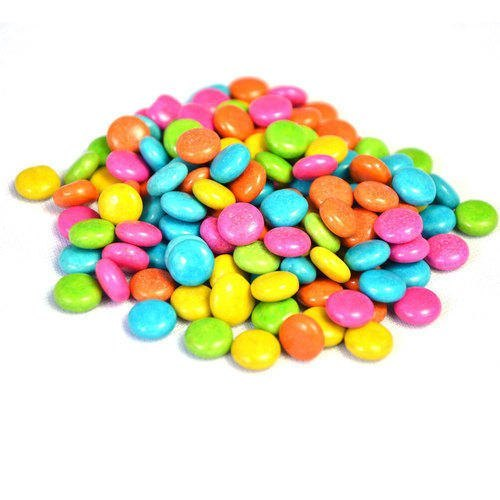
#> input picture images/chocolet.jpg, 500 x 500 px
$ jupyter execute Object_Detection_and_Object_Tracking_Using_HSV_Color_Space.ipynb   (text cells are left out)
#> lines starting #> are read from the running program, lines starting #| are printed output that depends on the picture; after the words box and inside, x2 and y2 are one past the last pixel; in counts of white or black regions, pixels touching at a corner belong together
[cell 1]
import numpy as np
import cv2 as cv

[cell 2]
def nothing(x):
    pass

cv.namedWindow("Tracking")
cv.createTrackbar("LH", "Tracking", 0, 255, nothing)
#> slider 'LH' is set to 51
cv.createTrackbar("LS", "Tracking", 0, 255, nothing)
#> slider 'LS' is set to 51
cv.createTrackbar("LV", "Tracking", 0, 255, nothing)
#> slider 'LV' is set to 51
cv.createTrackbar("UH", "Tracking", 255, 255, nothing)
cv.createTrackbar("US", "Tracking", 255, 255, nothing)
cv.createTrackbar("UV", "Tracking", 255, 255, nothing)

while True:
    frame = cv.imread('images/chocolet.jpg')
#> frame is the input picture: shape (500, 500, 3); mean B, G, R 201.3, 221.8, 228.4
    hsv = cv.cvtColor(frame, cv.COLOR_BGR2HSV)
#> hsv: shape (500, 500, 3); mean H, S, V 30.2, 65.7, 242.7

    l_h = cv.getTrackbarPos("LH", "Tracking")
    l_s = cv.getTrackbarPos("LS", "Tracking")
    l_v = cv.getTrackbarPos("LV", "Tracking")

    u_h = cv.getTrackbarPos("UH", "Tracking")
    u_s = cv.getTrackbarPos("US", "Tracking")
    u_v = cv.getTrackbarPos("UV", "Tracking")

    l_b = np.array([l_h, l_s, l_v])
    u_b = np.array([u_h, u_s, u_v])

    mask = cv.inRange(hsv, l_b, u_b)
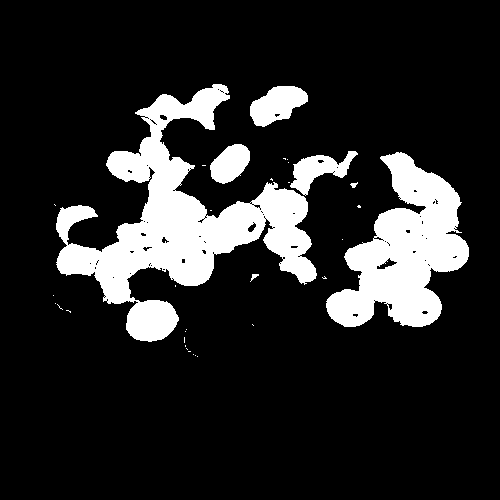
#> mask: shape (500, 500); 15.7% white; 33 white regions (26 under 20 px), largest, box (x1, y1, x2, y2) and area: (56, 84, 317, 342) 22104, (326, 152, 469, 327) 13049, (250, 86, 308, 127) 1509

    res = cv.bitwise_and(frame, frame, mask=mask)
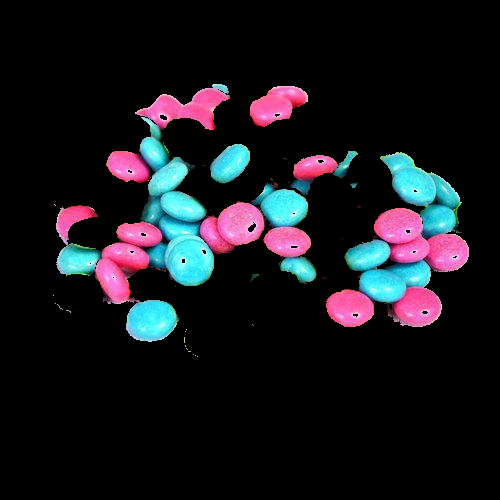
#> res: shape (500, 500, 3); mean B, G, R 29.2, 23.8, 23.9

    cv.imshow('frame', frame)
    cv.imshow('mask', mask)
    cv.imshow('res', res)

    key = cv.waitKey(1)
#> (key Esc is pressed here)

    if key == 27:
        break

cv.destroyAllWindows()

[cell 3]
def nothing(x):
    pass

cap = cv.VideoCapture(0)

cv.namedWindow("Tracking")
cv.createTrackbar("LH", "Tracking", 0, 255, nothing)
#> slider 'LH' is set to 51
cv.createTrackbar("LS", "Tracking", 0, 255, nothing)
#> slider 'LS' is set to 51
cv.createTrackbar("LV", "Tracking", 0, 255, nothing)
#> slider 'LV' is set to 51
cv.createTrackbar("UH", "Tracking", 255, 255, nothing)
cv.createTrackbar("US", "Tracking", 255, 255, nothing)
cv.createTrackbar("UV", "Tracking", 255, 255, nothing)

while True:
#     frame = cv.imread('images/chocolet.jpg')
    _, frame = cap.read()
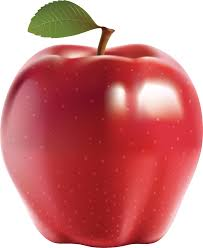
#> input picture images/apple1.jpg, 203 x 248 px, given in place of the camera
#> frame is the input picture: shape (248, 203, 3); mean B, G, R 125.2, 124.5, 204.3

    hsv = cv.cvtColor(frame, cv.COLOR_BGR2HSV)
#> hsv: shape (248, 203, 3); mean H, S, V 94.8, 119, 205.1

    l_h = cv.getTrackbarPos("LH", "Tracking")
    l_s = cv.getTrackbarPos("LS", "Tracking")
    l_v = cv.getTrackbarPos("LV", "Tracking")

    u_h = cv.getTrackbarPos("UH", "Tracking")
    u_s = cv.getTrackbarPos("US", "Tracking")
    u_v = cv.getTrackbarPos("UV", "Tracking")

    l_b = np.array([l_h, l_s, l_v])
    u_b = np.array([u_h, u_s, u_v])

    mask = cv.inRange(hsv, l_b, u_b)
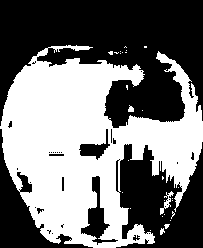
#> mask: shape (248, 203); 46% white; 29 white regions (25 under 20 px), largest, box (x1, y1, x2, y2) and area: (0, 45, 203, 248) 22926, (160, 191, 174, 215) 100, (128, 105, 134, 112) 30, (160, 228, 165, 235) 23

    res = cv.bitwise_and(frame, frame, mask=mask)
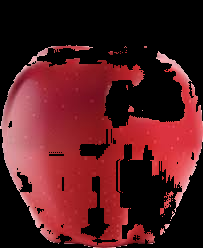
#> res: shape (248, 203, 3); mean B, G, R 31.2, 27.3, 83.7

    cv.imshow('frame', frame)
    cv.imshow('mask', mask)
    cv.imshow('res', res)

    key = cv.waitKey(1)
#> (key Esc is pressed here)

    if key == 27:
        break

cap.release()
cv.destroyAllWindows()
